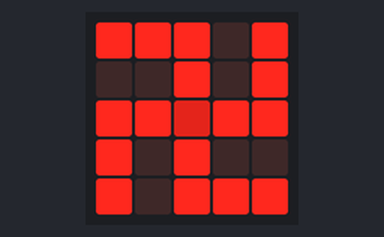
A program run on a simulated BBC micro:bit running MicroPython. Parts: the board's 5×5 LED display. Dim RGB values are drawn brighter than linear.

Above: at 1.0 s.
At 1.9 s:
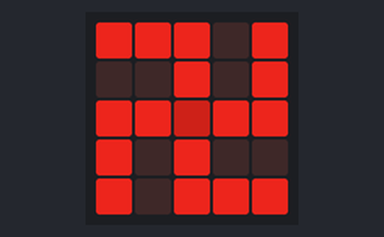
At 2.3 s:
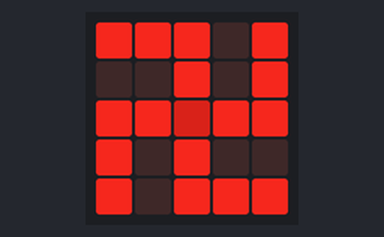
At 2.7 s:
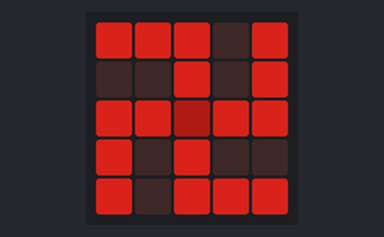

Measured:
- by itself, everything shown: repeats every 2.6 s, in 12 steps
- what the display in image 0 shows lasts 0.4 s, from 0.8 s to 1.2 s

The program:

tarea4.py
```python
from microbit import *
forma1 = Image("55505:00505:55255:50500:50555")
forma2 = Image("66606:00606:66366:60600:60666")
forma3 = Image("77707:00707:77477:70700:70777")
forma4 = Image("88808:00808:88588:80800:80888")
forma5 = Image("99909:00909:99699:90900:90999")


while True:
    display.show(forma1)
    sleep(200)
    display.show(forma2)
    sleep(200)
    display.show(forma3)
    sleep(200)
    display.show(forma4)
    sleep(200)
    display.show(forma5)
    sleep(200)
    display.show(forma5)
    sleep(200)
    display.show(forma1)
    sleep(200)
    display.show(forma5)
    sleep(200)
    display.show(forma2)
    sleep(200)
    display.show(forma3)
    sleep(200)
    display.show(forma5)
    sleep(200)
    display.show(forma4)
    sleep(200)
    display.show(forma5)
    sleep(200)
```
